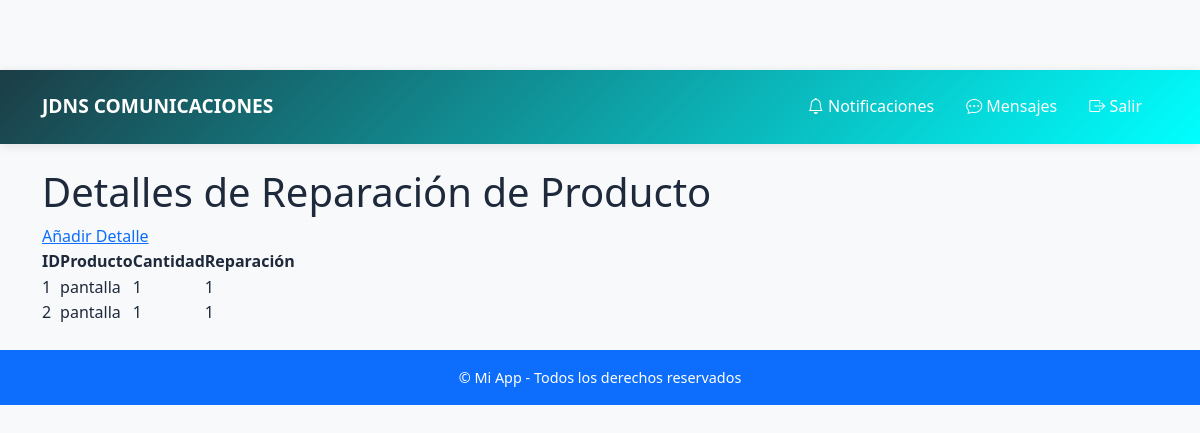
Page /detalle_reparacion_producto/ (signed in) on the earlier database version.
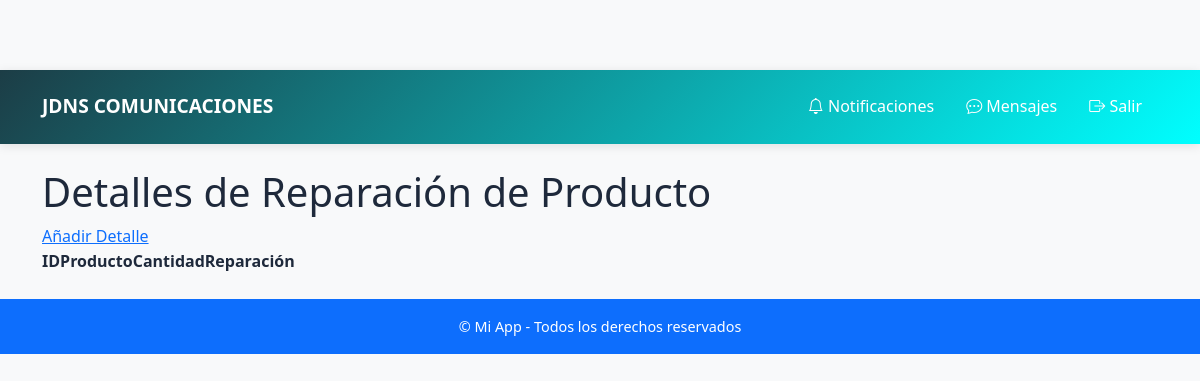
Same page on the later database version.
### app/models/users.py (models this page shows)
class DetalleReparacionProducto(db.Model):
    __tablename__ = 'detalle_reparacion_producto'
    iddetalle_reparacion_producto = db.Column(db.Integer, primary_key=True)
    cantidad = db.Column(db.Integer, nullable=False)
    producto_idproducto = db.Column(db.Integer, db.ForeignKey('producto.idproducto'), nullable=False)
    reparacion_idreparacion = db.Column(db.Integer, db.ForeignKey('reparacion.idreparacion'), nullable=False)
    producto = db.relationship('Producto', backref='detalle_reparacion_productos')
    reparacion = db.relationship('Reparacion', backref='detalle_reparacion_productos')

class Producto(db.Model):
    _tablename_ = 'producto'
    idproducto = db.Column(db.Integer, primary_key=True)
    nombre = db.Column(db.String(100))
    descripcion = db.Column(db.Text)
    tipo = db.Column(db.Enum('repuesto', 'accesorio', 'telefonos', 'computadores'))
    precio_unitario = db.Column(db.Numeric(10, 2))
    stock = db.Column(db.Integer)
    imagen = db.Column(db.String(200))
    empresa_idempresa = db.Column(db.Integer, db.ForeignKey('empresa.idempresa'))

class Reparacion(db.Model):
    __tablename__ = 'reparacion'
    idreparacion = db.Column(db.Integer, primary_key=True)
    fecha_ingreso = db.Column(db.DateTime)
    estado = db.Column(db.String(200))
    problema_reparacion = db.Column(db.Text(500))
    costo = db.Column(db.Integer)
    fecha_entrega = db.Column(db.DateTime)
    telefono_idtelefono = db.Column(db.Integer)
    usuario_idusuario = db.Column(db.Integer, db.ForeignKey('usuario.idusuario'))
    dispositivo_iddispositivo = db.Column(db.Integer, db.ForeignKey('dispositivo.iddispositivo'))
    usuario = db.relationship('Users', backref='reparaciones')
    dispositivo = db.relationship('Dispositivo', backref='reparaciones')

### app/routes/historial_reparacion.py (the view)
@bp.route('/detalle_reparacion_producto/')
@login_required
def listar_detalle():
    detalles = DetalleReparacionProducto.query.options(
        joinedload(DetalleReparacionProducto.producto),
        joinedload(DetalleReparacionProducto.reparacion)
    ).all()
    return render_template('detalle_reparacion_producto_list.html', detalles=detalles)

### app/models/users.py (called while the page is built)
    @property
    def is_authenticated(self):
        return True

### app/templates/detalle_reparacion_producto_list.html (shortened to what this page needs)
{% extends "base.html" %}
{% block content %}
<h1>Detalles de Reparación de Producto</h1>
<a href="{{ url_for('historial_reparacion.nuevo_detalle') }}">Añadir Detalle</a>
<table>
    <thead>
        <tr>
            <th>ID</th>
            <th>Producto</th>
            <th>Cantidad</th>
            <th>Reparación</th>
        </tr>
    </thead>
    <tbody>
    {% for d in detalles %}
        <tr>
            <td>{{ d.iddetalle_reparacion_producto }}</td>
            <td>{{ d.producto.nombre }}</td>
            <td>{{ d.cantidad }}</td>
            <td>{{ d.reparacion.idreparacion }}</td>
        </tr>
    {% endfor %}
    </tbody>
</table>
{% endblock %}

Differences in the rows shown:
removed DetalleReparacionProducto: iddetalle_reparacion_producto "1", producto.nombre "pantalla", cantidad "1", reparacion.idreparacion "1"
removed DetalleReparacionProducto: iddetalle_reparacion_producto "2", producto.nombre "pantalla", cantidad "1", reparacion.idreparacion "1"
